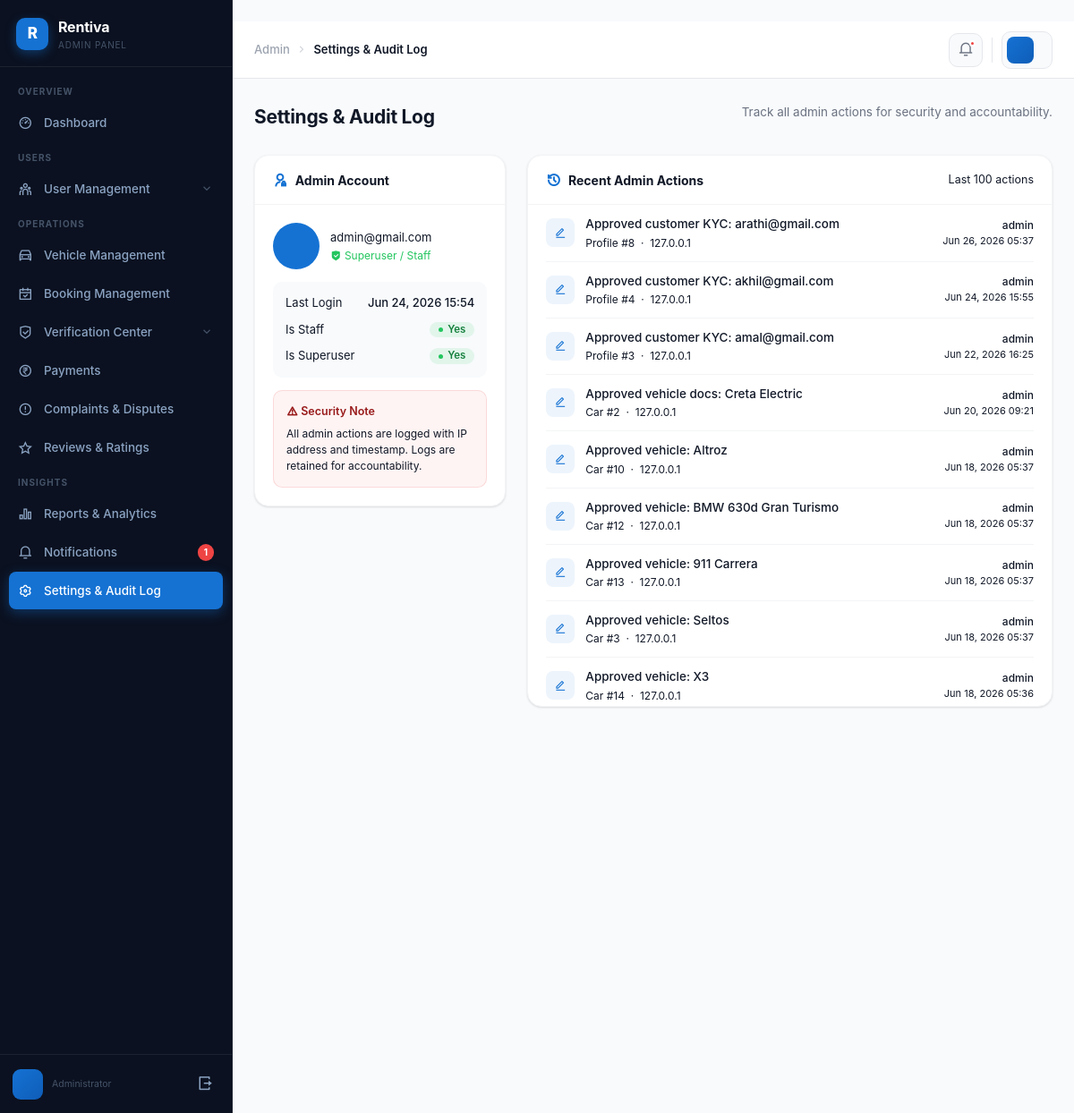
The app's page /admin-panel/settings/ (signed in) with its own data.
### CarRental/models.py (models this page shows, shortened)
class AuditLog(models.Model):
    admin       = models.ForeignKey(User, on_delete=models.SET_NULL, null=True)
    action      = models.CharField(max_length=255)
    target_type = models.CharField(max_length=50)
    target_id   = models.IntegerField(null=True, blank=True)
    ip_address  = models.GenericIPAddressField(null=True, blank=True)
    timestamp   = models.DateTimeField(auto_now_add=True)
    class Meta:
        ordering = ['-timestamp']

### CarRental/admin_views.py (the view)
# urls.py: path('admin-panel/settings/',      admin_settings),
@admin_required
def admin_settings(request):
    audit_logs = AuditLog.objects.select_related('admin').order_by('-timestamp')[:100]
    return render(request, 'admin_panel/settings.html', _ctx({
        'audit_logs': audit_logs,
    }))

### CarRental/admin_views.py (called while the page is built)
def admin_required(view_func):
    @wraps(view_func)
    def wrapper(request, *args, **kwargs):
        if not getattr(request, 'admin_user', None):
            return redirect('/admin-panel/login/')
        return view_func(request, *args, **kwargs)
    return wrapper

def _ctx(extra=None):
    base = {'unread_notifications': Notification.objects.filter(is_read=False).count()}
    if extra:
        base.update(extra)
    return base

### CarRental/templates/admin_panel/settings.html (shortened to what this page needs)
﻿{% extends 'admin_panel/base.html' %}
{% block breadcrumb %}Settings &amp; Audit Log{% endblock %}
{% block content %}
<div class="page-hd">
  <h1 class="page-title">Settings &amp; Audit Log</h1>
  <p class="page-sub">Track all admin actions for security and accountability.</p>
</div>
<div class="row g-4">
  <div class="col-xl-4">
    <div class="admin-card">
      <div class="card-head">
        <div class="card-head-title"><i class="ri-admin-line"></i> Admin Account</div>
      </div>
      <div class="card-body">
        <div style="display:flex;flex-direction:column;gap:14px;">
          <div style="display:flex;align-items:center;gap:12px;">
            <div style="width:52px;height:52px;border-radius:50%;background:var(--primary);display:flex;align-items:center;justify-content:center;color:#fff;font-size:18px;font-weight:700;">
            </div>
            <div>
              <div style="font-size:13px;color:var(--text-2);">{{ request.user.email }}</div>
              <div style="font-size:12px;color:var(--success);margin-top:2px;"><i class="ri-shield-check-fill"></i> Superuser / Staff</div>
            </div>
          </div>
          <div style="background:#f8fafc;border-radius:10px;padding:14px;display:flex;flex-direction:column;gap:10px;">
            <div style="display:flex;justify-content:space-between;align-items:center;">
              <span style="font-size:13px;color:var(--text-2);">Last Login</span>
              <span style="font-size:13px;font-weight:500;">{{ request.user.last_login|date:"M d, Y H:i" }}</span>
            </div>
            <div style="display:flex;justify-content:space-between;align-items:center;">
              <span style="font-size:13px;color:var(--text-2);">Is Staff</span>
              <span class="badge {% if request.user.is_staff %}b-approved{% else %}b-rejected{% endif %}">
                {{ request.user.is_staff|yesno:"Yes,No" }}
              </span>
            </div>
            <div style="display:flex;justify-content:space-between;align-items:center;">
              <span style="font-size:13px;color:var(--text-2);">Is Superuser</span>
              <span class="badge {% if request.user.is_superuser %}b-approved{% else %}b-rejected{% endif %}">
                {{ request.user.is_superuser|yesno:"Yes,No" }}
              </span>
            </div>
          </div>
          <div style="background:rgba(239,68,68,.06);border-radius:10px;padding:14px;border:1px solid rgba(239,68,68,.15);">
            <div style="font-size:12.5px;color:#991b1b;font-weight:600;margin-bottom:6px;"><i class="ri-alert-line"></i> Security Note</div>
            <p style="font-size:12px;color:var(--text-2);line-height:1.5;margin:0;">All admin actions are logged with IP address and timestamp. Logs are retained for accountability.</p>
          </div>
        </div>
      </div>
    </div>
  </div>
  <div class="col-xl-8">
    <div class="admin-card">
      <div class="card-head">
        <div class="card-head-title"><i class="ri-history-line"></i> Recent Admin Actions</div>
        <span style="font-size:12.5px;color:var(--text-2);">Last 100 actions</span>
      </div>
      <div style="max-height:560px;overflow-y:auto;padding:0 20px;">
        {% for log in audit_logs %}
        <div class="audit-row">
          <div class="audit-ico"><i class="ri-edit-line"></i></div>
          <div style="flex:1;min-width:0;">
            <div style="font-size:13.5px;font-weight:500;color:var(--text);">{{ log.action }}</div>
            <div style="font-size:12px;color:var(--text-2);margin-top:2px;">
              {{ log.target_type }}{% if log.target_id %} #{{ log.target_id }}{% endif %}
              &nbsp;·&nbsp; {% if log.ip_address %}{{ log.ip_address }}{% else %}Unknown IP{% endif %}
            </div>
          </div>
          <div style="text-align:right;flex-shrink:0;">
            <div style="font-size:12px;font-weight:500;color:var(--text-2);">{{ log.admin.get_full_name|default:log.admin.username }}</div>
            <div style="font-size:11px;color:var(--text-3);">{{ log.timestamp|date:"M d, Y H:i" }}</div>
          </div>
        </div>
        {% empty %}
        <div class="empty-state" style="padding:50px 20px;">
          <i class="ri-history-line"></i>
          <h3>No audit entries yet</h3>
          <p>Admin actions will be logged here automatically.</p>
        </div>
        {% endfor %}
      </div>
    </div>
  </div>
</div>
{% endblock %}

### CarRental/static/css/admin.css (style rules this page uses)
:root { --primary: #1572D3; --primary-dark: #0F5DB8; --primary-light: #2F80ED; --primary-glow: rgba(21, 114, 211, 0.14); --primary-glow2: rgba(21, 114, 211, 0.08); --success: #22C55E; --success-bg: rgba(34, 197, 94, 0.1); --success-text: #15803D; --warning: #F59E0B; --warning-bg: rgba(245, 158, 11, 0.1); --warning-text: #B45309; --danger: #EF4444; --danger-bg: rgba(239, 68, 68, 0.1); --danger-text: #B91C1C; --purple: #8B5CF6; --purple-bg: rgba(139, 92, 246, 0.1); --purple-text: #6D28D9; --teal: #14B8A6; --teal-bg: rgba(20, 184, 166, 0.1); --teal-text: #0F766E; --orange: #F97316; --orange-bg: rgba(249, 115, 22, 0.1); --orange-text: #C2410C; --indigo: #6366F1; --indigo-bg: rgba(99, 102, 241, 0.1); --indigo-text: #4338CA; --cyan: #06B6D4; --cyan-bg: rgba(6, 182, 212, 0.1); --cyan-text: #0E7490; --bg: #F8FAFC; --bg-2: #F1F5F9; --bg-3: #E8EFF8; --surface: #FFFFFF; --border: #E5E7EB; --border-light: #F3F4F6; --text-900: #111827; --text-700: #374151; --text-500: #6B7280; --text-400: #9CA3AF; --text-300: #D1D5DB; --sidebar-bg: #0B1120; --sidebar-border: rgba(255, 255, 255, 0.07); --sidebar-hover: rgba(21, 114, 211, 0.14); --sidebar-active: #1572D3; --sidebar-text: #8BA3C2; --sidebar-head: rgba(139, 163, 194, 0.45); --shadow-xs: 0 1px 2px rgba(0,0,0,0.06); --shadow-sm: 0 1px 3px rgba(0,0,0,0.08), 0 1px 2px rgba(0,0,0,0.05); --shadow-md: 0 4px 6px rgba(0,0,0,0.06), 0 2px 4px rgba(0,0,0,0.04); --shadow-lg: 0 10px 15px rgba(0,0,0,0.08), 0 4px 6px rgba(0,0,0,0.04); --shadow-xl: 0 20px 25px rgba(0,0,0,0.1), 0 8px 10px rgba(0,0,0,0.04); --radius-sm: 8px; --radius-md: 12px; --radius-lg: 16px; --radius-xl: 20px; --sidebar-w: 260px; --header-h: 64px; --ease: all 0.2s ease; }
*, *::before, *::after { box-sizing: border-box; margin: 0; padding: 0; }
body.admin-body { font-family: 'Inter', -apple-system, BlinkMacSystemFont, 'Segoe UI', sans-serif; background: var(--bg); color: var(--text-900); -webkit-font-smoothing: antialiased; overflow-x: hidden; }
.page-hd { display: flex; align-items: flex-end; justify-content: space-between; flex-wrap: wrap; gap: 12px; margin-bottom: 22px; }
.page-title { font-size: 21px; font-weight: 700; color: var(--text-900); letter-spacing: -0.3px; }
.page-sub { font-size: 13.5px; color: var(--text-500); margin-top: 3px; }
.admin-card { background: var(--surface); border-radius: var(--radius-lg); box-shadow: var(--shadow-sm); border: 1px solid var(--border-light); overflow: hidden; }
.card-head { display: flex; align-items: center; justify-content: space-between; padding: 15px 20px; border-bottom: 1px solid var(--border-light); }
.card-head-title { font-size: 14px; font-weight: 700; color: var(--text-900); display: flex; align-items: center; gap: 8px; }
.card-head-title i { color: var(--primary); font-size: 16px; }
.card-body { padding: 20px; }
.badge { display: inline-flex; align-items: center; gap: 5px; padding: 3px 10px; border-radius: 99px; font-size: 11.5px; font-weight: 600; white-space: nowrap; }
.badge::before { content: ''; width: 5px; height: 5px; border-radius: 50%; display: inline-block; }
.b-approved { background: var(--success-bg); color: var(--success-text); }
.b-approved::before { background: var(--success); }
.audit-row { display: flex; align-items: center; gap: 12px; padding: 11px 0; border-bottom: 1px solid var(--border-light); }
.audit-ico { width: 32px; height: 32px; border-radius: 8px; background: var(--primary-glow2); color: var(--primary); display: flex; align-items: center; justify-content: center; font-size: 13px; flex-shrink: 0; }

### records on screen
AuditLog: action "Approved customer KYC: arathi@gmail.com", target_type "Profile", target_id "8", ip_address "127.0.0.1", admin.get_full_name "admin", timestamp "Jun 26, 2026 05:37"
AuditLog: action "Approved customer KYC: akhil@gmail.com", target_type "Profile", target_id "4", ip_address "127.0.0.1", admin.get_full_name "admin", timestamp "Jun 24, 2026 15:55"
AuditLog: action "Approved customer KYC: amal@gmail.com", target_type "Profile", target_id "3", ip_address "127.0.0.1", admin.get_full_name "admin", timestamp "Jun 22, 2026 16:25"
AuditLog: action "Approved vehicle docs: Creta Electric", target_type "Car", target_id "2", ip_address "127.0.0.1", admin.get_full_name "admin", timestamp "Jun 20, 2026 09:21"
AuditLog: action "Approved vehicle: Altroz", target_type "Car", target_id "10", ip_address "127.0.0.1", admin.get_full_name "admin", timestamp "Jun 18, 2026 05:37"
AuditLog: action "Approved vehicle: BMW 630d Gran Turismo", target_type "Car", target_id "12", ip_address "127.0.0.1", admin.get_full_name "admin", timestamp "Jun 18, 2026 05:37"
AuditLog: action "Approved vehicle: 911 Carrera", target_type "Car", target_id "13", ip_address "127.0.0.1", admin.get_full_name "admin", timestamp "Jun 18, 2026 05:37"
AuditLog: action "Approved vehicle: Seltos", target_type "Car", target_id "3", ip_address "127.0.0.1", admin.get_full_name "admin", timestamp "Jun 18, 2026 05:37"
AuditLog: action "Approved vehicle: X3", target_type "Car", target_id "14", ip_address "127.0.0.1", admin.get_full_name "admin", timestamp "Jun 18, 2026 05:36"

### other values on screen
{{ unread_notifications }} "1"
{{ request.user.email }} "admin@gmail.com"
{{ request.user.last_login|date:"M d, Y H:i" }} "Jun 24, 2026 15:54"
{{ request.user.is_staff|yesno:"Yes,No" }} "Yes"
{{ request.user.is_superuser|yesno:"Yes,No" }} "Yes"
